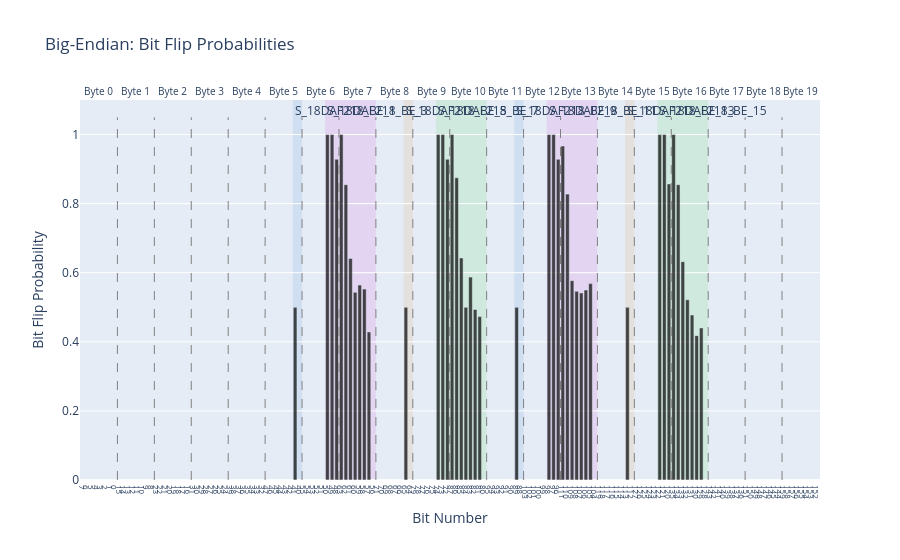

The code cell stored with this chart in its notebook:
### Code cell
decoder.plot_message_from_id('18DAF218',[0,15,98,0x50,0x22])

### Figure 1 — Plotly figure (JSON) as saved in the notebook; plotly's stock layout.template omitted (floating-point values rounded to 4 significant figures; data arrays with more than 128 entries replaced by an {"elided": "..."} marker saying what was removed)
{"data": [{"marker": {"color": "black"}, "name": "Bit Flip Probability", "opacity": 0.7, "type": "bar", "x": {"elided": "160 int values"}, "y": {"elided": "160 float values"}}], "layout": {"annotations": [{"font": {"size": 10}, "showarrow": false, "text": "Byte 0", "x": 3.5, "xanchor": "center", "xref": "x", "y": 1, "yanchor": "bottom", "yref": "y domain"}, {"font": {"size": 10}, "showarrow": false, "text": "Byte 1", "x": 11.5, "xanchor": "center", "xref": "x", "y": 1, "yanchor": "bottom", "yref": "y domain"}, {"font": {"size": 10}, "showarrow": false, "text": "Byte 2", "x": 19.5, "xanchor": "center", "xref": "x", "y": 1, "yanchor": "bottom", "yref": "y domain"}, {"font": {"size": 10}, "showarrow": false, "text": "Byte 3", "x": 27.5, "xanchor": "center", "xref": "x", "y": 1, "yanchor": "bottom", "yref": "y domain"}, {"font": {"size": 10}, "showarrow": false, "text": "Byte 4", "x": 35.5, "xanchor": "center", "xref": "x", "y": 1, "yanchor": "bottom", "yref": "y domain"}, {"font": {"size": 10}, "showarrow": false, "text": "Byte 5", "x": 43.5, "xanchor": "center", "xref": "x", "y": 1, "yanchor": "bottom", "yref": "y domain"}, {"font": {"size": 10}, "showarrow": false, "text": "Byte 6", "x": 51.5, "xanchor": "center", "xref": "x", "y": 1, "yanchor": "bottom", "yref": "y domain"}, {"font": {"size": 10}, "showarrow": false, "text": "Byte 7", "x": 59.5, "xanchor": "center", "xref": "x", "y": 1, "yanchor": "bottom", "yref": "y domain"}, {"font": {"size": 10}, "showarrow": false, "text": "Byte 8", "x": 67.5, "xanchor": "center", "xref": "x", "y": 1, "yanchor": "bottom", "yref": "y domain"}, {"font": {"size": 10}, "showarrow": false, "text": "Byte 9", "x": 75.5, "xanchor": "center", "xref": "x", "y": 1, "yanchor": "bottom", "yref": "y domain"}, {"font": {"size": 10}, "showarrow": false, "text": "Byte 10", "x": 83.5, "xanchor": "center", "xref": "x", "y": 1, "yanchor": "bottom", "yref": "y domain"}, {"font": {"size": 10}, "showarrow": false, "text": "Byte 11", "x": 91.5, "xanchor": "center", "xref": "x", "y": 1, "yanchor": "bottom", "yref": "y domain"}, {"font": {"size": 10}, "showarrow": false, "text": "Byte 12", "x": 99.5, "xanchor": "center", "xref": "x", "y": 1, "yanchor": "bottom", "yref": "y domain"}, {"font": {"size": 10}, "showarrow": false, "text": "Byte 13", "x": 107.5, "xanchor": "center", "xref": "x", "y": 1, "yanchor": "bottom", "yref": "y domain"}, {"font": {"size": 10}, "showarrow": false, "text": "Byte 14", "x": 115.5, "xanchor": "center", "xref": "x", "y": 1, "yanchor": "bottom", "yref": "y domain"}, {"font": {"size": 10}, "showarrow": false, "text": "Byte 15", "x": 123.5, "xanchor": "center", "xref": "x", "y": 1, "yanchor": "bottom", "yref": "y domain"}, {"font": {"size": 10}, "showarrow": false, "text": "Byte 16", "x": 131.5, "xanchor": "center", "xref": "x", "y": 1, "yanchor": "bottom", "yref": "y domain"}, {"font": {"size": 10}, "showarrow": false, "text": "Byte 17", "x": 139.5, "xanchor": "center", "xref": "x", "y": 1, "yanchor": "bottom", "yref": "y domain"}, {"font": {"size": 10}, "showarrow": false, "text": "Byte 18", "x": 147.5, "xanchor": "center", "xref": "x", "y": 1, "yanchor": "bottom", "yref": "y domain"}, {"font": {"size": 10}, "showarrow": false, "text": "Byte 19", "x": 155.5, "xanchor": "center", "xref": "x", "y": 1, "yanchor": "bottom", "yref": "y domain"}, {"showarrow": false, "text": "S_18DAF218_BE_1", "x": 45.5, "xanchor": "left", "xref": "x", "y": 1, "yanchor": "top", "yref": "y domain"}, {"showarrow": false, "text": "S_18DAF218_BE_3", "x": 52.5, "xanchor": "left", "xref": "x", "y": 1, "yanchor": "top", "yref": "y domain"}, {"showarrow": false, "text": "S_18DAF218_BE_5", "x": 69.5, "xanchor": "left", "xref": "x", "y": 1, "yanchor": "top", "yref": "y domain"}, {"showarrow": false, "text": "S_18DAF218_BE_7", "x": 76.5, "xanchor": "left", "xref": "x", "y": 1, "yanchor": "top", "yref": "y domain"}, {"showarrow": false, "text": "S_18DAF218_BE_9", "x": 93.5, "xanchor": "left", "xref": "x", "y": 1, "yanchor": "top", "yref": "y domain"}, {"showarrow": false, "text": "S_18DAF218_BE_11", "x": 100.5, "xanchor": "left", "xref": "x", "y": 1, "yanchor": "top", "yref": "y domain"}, {"showarrow": false, "text": "S_18DAF218_BE_13", "x": 117.5, "xanchor": "left", "xref": "x", "y": 1, "yanchor": "top", "yref": "y domain"}, {"showarrow": false, "text": "S_18DAF218_BE_15", "x": 124.5, "xanchor": "left", "xref": "x", "y": 1, "yanchor": "top", "yref": "y domain"}], "legend": {"font": {"size": 8}, "orientation": "h", "x": 0.5, "xanchor": "center", "y": -0.2}, "shapes": [{"line": {"color": "gray", "dash": "dash", "width": 1}, "type": "line", "x0": 7.5, "x1": 7.5, "y0": 0, "y1": 1.05}, {"line": {"color": "gray", "dash": "dash", "width": 1}, "type": "line", "x0": 15.5, "x1": 15.5, "y0": 0, "y1": 1.05}, {"line": {"color": "gray", "dash": "dash", "width": 1}, "type": "line", "x0": 23.5, "x1": 23.5, "y0": 0, "y1": 1.05}, {"line": {"color": "gray", "dash": "dash", "width": 1}, "type": "line", "x0": 31.5, "x1": 31.5, "y0": 0, "y1": 1.05}, {"line": {"color": "gray", "dash": "dash", "width": 1}, "type": "line", "x0": 39.5, "x1": 39.5, "y0": 0, "y1": 1.05}, {"line": {"color": "gray", "dash": "dash", "width": 1}, "type": "line", "x0": 47.5, "x1": 47.5, "y0": 0, "y1": 1.05}, {"line": {"color": "gray", "dash": "dash", "width": 1}, "type": "line", "x0": 55.5, "x1": 55.5, "y0": 0, "y1": 1.05}, {"line": {"color": "gray", "dash": "dash", "width": 1}, "type": "line", "x0": 63.5, "x1": 63.5, "y0": 0, "y1": 1.05}, {"line": {"color": "gray", "dash": "dash", "width": 1}, "type": "line", "x0": 71.5, "x1": 71.5, "y0": 0, "y1": 1.05}, {"line": {"color": "gray", "dash": "dash", "width": 1}, "type": "line", "x0": 79.5, "x1": 79.5, "y0": 0, "y1": 1.05}, {"line": {"color": "gray", "dash": "dash", "width": 1}, "type": "line", "x0": 87.5, "x1": 87.5, "y0": 0, "y1": 1.05}, {"line": {"color": "gray", "dash": "dash", "width": 1}, "type": "line", "x0": 95.5, "x1": 95.5, "y0": 0, "y1": 1.05}, {"line": {"color": "gray", "dash": "dash", "width": 1}, "type": "line", "x0": 103.5, "x1": 103.5, "y0": 0, "y1": 1.05}, {"line": {"color": "gray", "dash": "dash", "width": 1}, "type": "line", "x0": 111.5, "x1": 111.5, "y0": 0, "y1": 1.05}, {"line": {"color": "gray", "dash": "dash", "width": 1}, "type": "line", "x0": 119.5, "x1": 119.5, "y0": 0, "y1": 1.05}, {"line": {"color": "gray", "dash": "dash", "width": 1}, "type": "line", "x0": 127.5, "x1": 127.5, "y0": 0, "y1": 1.05}, {"line": {"color": "gray", "dash": "dash", "width": 1}, "type": "line", "x0": 135.5, "x1": 135.5, "y0": 0, "y1": 1.05}, {"line": {"color": "gray", "dash": "dash", "width": 1}, "type": "line", "x0": 143.5, "x1": 143.5, "y0": 0, "y1": 1.05}, {"line": {"color": "gray", "dash": "dash", "width": 1}, "type": "line", "x0": 151.5, "x1": 151.5, "y0": 0, "y1": 1.05}, {"line": {"color": "black", "width": 1}, "opacity": 0, "type": "rect", "x0": -0.5, "x1": 7.5, "xref": "x", "y0": 0, "y1": 1, "yref": "y domain"}, {"line": {"color": "black", "width": 1}, "opacity": 0, "type": "rect", "x0": 7.5, "x1": 15.5, "xref": "x", "y0": 0, "y1": 1, "yref": "y domain"}, {"line": {"color": "black", "width": 1}, "opacity": 0, "type": "rect", "x0": 15.5, "x1": 23.5, "xref": "x", "y0": 0, "y1": 1, "yref": "y domain"}, {"line": {"color": "black", "width": 1}, "opacity": 0, "type": "rect", "x0": 23.5, "x1": 31.5, "xref": "x", "y0": 0, "y1": 1, "yref": "y domain"}, {"line": {"color": "black", "width": 1}, "opacity": 0, "type": "rect", "x0": 31.5, "x1": 39.5, "xref": "x", "y0": 0, "y1": 1, "yref": "y domain"}, {"line": {"color": "black", "width": 1}, "opacity": 0, "type": "rect", "x0": 39.5, "x1": 47.5, "xref": "x", "y0": 0, "y1": 1, "yref": "y domain"}, {"line": {"color": "black", "width": 1}, "opacity": 0, "type": "rect", "x0": 47.5, "x1": 55.5, "xref": "x", "y0": 0, "y1": 1, "yref": "y domain"}, {"line": {"color": "black", "width": 1}, "opacity": 0, "type": "rect", "x0": 55.5, "x1": 63.5, "xref": "x", "y0": 0, "y1": 1, "yref": "y domain"}, {"line": {"color": "black", "width": 1}, "opacity": 0, "type": "rect", "x0": 63.5, "x1": 71.5, "xref": "x", "y0": 0, "y1": 1, "yref": "y domain"}, {"line": {"color": "black", "width": 1}, "opacity": 0, "type": "rect", "x0": 71.5, "x1": 79.5, "xref": "x", "y0": 0, "y1": 1, "yref": "y domain"}, {"line": {"color": "black", "width": 1}, "opacity": 0, "type": "rect", "x0": 79.5, "x1": 87.5, "xref": "x", "y0": 0, "y1": 1, "yref": "y domain"}, {"line": {"color": "black", "width": 1}, "opacity": 0, "type": "rect", "x0": 87.5, "x1": 95.5, "xref": "x", "y0": 0, "y1": 1, "yref": "y domain"}, {"line": {"color": "black", "width": 1}, "opacity": 0, "type": "rect", "x0": 95.5, "x1": 103.5, "xref": "x", "y0": 0, "y1": 1, "yref": "y domain"}, {"line": {"color": "black", "width": 1}, "opacity": 0, "type": "rect", "x0": 103.5, "x1": 111.5, "xref": "x", "y0": 0, "y1": 1, "yref": "y domain"}, {"line": {"color": "black", "width": 1}, "opacity": 0, "type": "rect", "x0": 111.5, "x1": 119.5, "xref": "x", "y0": 0, "y1": 1, "yref": "y domain"}, {"line": {"color": "black", "width": 1}, "opacity": 0, "type": "rect", "x0": 119.5, "x1": 127.5, "xref": "x", "y0": 0, "y1": 1, "yref": "y domain"}, {"line": {"color": "black", "width": 1}, "opacity": 0, "type": "rect", "x0": 127.5, "x1": 135.5, "xref": "x", "y0": 0, "y1": 1, "yref": "y domain"}, {"line": {"color": "black", "width": 1}, "opacity": 0, "type": "rect", "x0": 135.5, "x1": 143.5, "xref": "x", "y0": 0, "y1": 1, "yref": "y domain"}, {"line": {"color": "black", "width": 1}, "opacity": 0, "type": "rect", "x0": 143.5, "x1": 151.5, "xref": "x", "y0": 0, "y1": 1, "yref": "y domain"}, {"line": {"color": "black", "width": 1}, "opacity": 0, "type": "rect", "x0": 151.5, "x1": 159.5, "xref": "x", "y0": 0, "y1": 1, "yref": "y domain"}, {"fillcolor": "#79A8DD", "layer": "below", "line": {"width": 0}, "opacity": 0.2, "type": "rect", "x0": 45.5, "x1": 47.5, "xref": "x", "y0": 0, "y1": 1, "yref": "y domain"}, {"fillcolor": "#DD79DA", "layer": "below", "line": {"width": 0}, "opacity": 0.2, "type": "rect", "x0": 52.5, "x1": 63.5, "xref": "x", "y0": 0, "y1": 1, "yref": "y domain"}, {"fillcolor": "#DDAE79", "layer": "below", "line": {"width": 0}, "opacity": 0.2, "type": "rect", "x0": 69.5, "x1": 71.5, "xref": "x", "y0": 0, "y1": 1, "yref": "y domain"}, {"fillcolor": "#79DD7C", "layer": "below", "line": {"width": 0}, "opacity": 0.2, "type": "rect", "x0": 76.5, "x1": 87.5, "xref": "x", "y0": 0, "y1": 1, "yref": "y domain"}, {"fillcolor": "#79A8DD", "layer": "below", "line": {"width": 0}, "opacity": 0.2, "type": "rect", "x0": 93.5, "x1": 95.5, "xref": "x", "y0": 0, "y1": 1, "yref": "y domain"}, {"fillcolor": "#DD79DA", "layer": "below", "line": {"width": 0}, "opacity": 0.2, "type": "rect", "x0": 100.5, "x1": 111.5, "xref": "x", "y0": 0, "y1": 1, "yref": "y domain"}, {"fillcolor": "#DDAE79", "layer": "below", "line": {"width": 0}, "opacity": 0.2, "type": "rect", "x0": 117.5, "x1": 119.5, "xref": "x", "y0": 0, "y1": 1, "yref": "y domain"}, {"fillcolor": "#79DD7C", "layer": "below", "line": {"width": 0}, "opacity": 0.2, "type": "rect", "x0": 124.5, "x1": 135.5, "xref": "x", "y0": 0, "y1": 1, "yref": "y domain"}], "title": {"text": "Big-Endian: Bit Flip Probabilities"}, "xaxis": {"tickfont": {"size": 8}, "tickmode": "array", "ticktext": {"elided": "160 int values"}, "tickvals": {"elided": "160 int values"}, "title": {"text": "Bit Number"}}, "yaxis": {"range": [0, 1.1], "title": {"text": "Bit Flip Probability"}}}}
